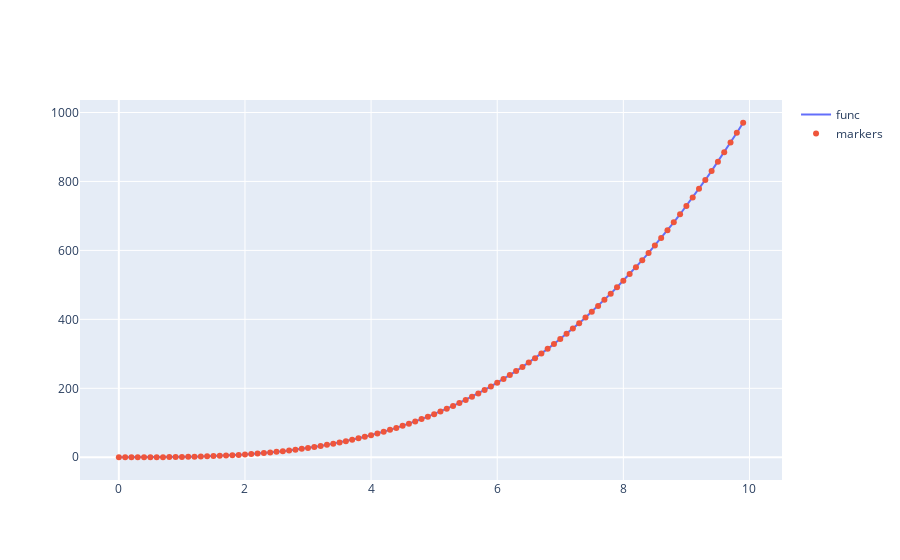

This figure's notebook cell:
### Code cell
import numpy as np
import plotly.express as px
import plotly.graph_objects as go

X = np.arange(0, 10, 0.1) 
func = X * X * X # np.abs(X - 4)
noisy = np.random.normal(func, .01) 

# Create traces
fig = go.Figure()
fig.add_trace(go.Scatter(x=X, y=func, mode='lines', name='func'))
fig.add_trace(go.Scatter(x=X, y=noisy, mode='markers', name='markers'))

fig.show()
